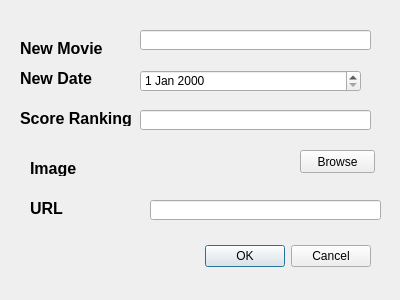
<?xml version="1.0" encoding="UTF-8"?>
<ui version="4.0">
 <class>AddDialog</class>
 <widget class="QDialog" name="AddDialog">
  <property name="geometry">
   <rect>
    <x>0</x>
    <y>0</y>
    <width>400</width>
    <height>300</height>
   </rect>
  </property>
  <property name="windowTitle">
   <string>Add Movie</string>
  </property>
  <widget class="QDialogButtonBox" name="btnBox">
   <property name="geometry">
    <rect>
     <x>30</x>
     <y>240</y>
     <width>341</width>
     <height>32</height>
    </rect>
   </property>
   <property name="orientation">
    <enum>Qt::Horizontal</enum>
   </property>
   <property name="standardButtons">
    <set>QDialogButtonBox::Cancel|QDialogButtonBox::Ok</set>
   </property>
  </widget>
  <widget class="QLabel" name="label">
   <property name="geometry">
    <rect>
     <x>20</x>
     <y>40</y>
     <width>101</width>
     <height>16</height>
    </rect>
   </property>
   <property name="font">
    <font>
     <pointsize>12</pointsize>
     <weight>75</weight>
     <bold>true</bold>
    </font>
   </property>
   <property name="text">
    <string>New Movie</string>
   </property>
  </widget>
  <widget class="QLineEdit" name="txtName">
   <property name="geometry">
    <rect>
     <x>140</x>
     <y>30</y>
     <width>231</width>
     <height>20</height>
    </rect>
   </property>
  </widget>
  <widget class="QLabel" name="label_2">
   <property name="geometry">
    <rect>
     <x>20</x>
     <y>70</y>
     <width>101</width>
     <height>16</height>
    </rect>
   </property>
   <property name="font">
    <font>
     <pointsize>12</pointsize>
     <weight>75</weight>
     <bold>true</bold>
    </font>
   </property>
   <property name="text">
    <string>New Date</string>
   </property>
  </widget>
  <widget class="QDateEdit" name="txtDate">
   <property name="geometry">
    <rect>
     <x>140</x>
     <y>70</y>
     <width>221</width>
     <height>22</height>
    </rect>
   </property>
  </widget>
  <widget class="QLineEdit" name="txtScore">
   <property name="geometry">
    <rect>
     <x>140</x>
     <y>110</y>
     <width>231</width>
     <height>20</height>
    </rect>
   </property>
  </widget>
  <widget class="QLabel" name="label_3">
   <property name="geometry">
    <rect>
     <x>20</x>
     <y>110</y>
     <width>121</width>
     <height>16</height>
    </rect>
   </property>
   <property name="font">
    <font>
     <pointsize>12</pointsize>
     <weight>75</weight>
     <bold>true</bold>
    </font>
   </property>
   <property name="text">
    <string>Score Ranking</string>
   </property>
  </widget>
  <widget class="QLineEdit" name="txtUrl">
   <property name="geometry">
    <rect>
     <x>150</x>
     <y>200</y>
     <width>231</width>
     <height>20</height>
    </rect>
   </property>
  </widget>
  <widget class="QLabel" name="label_4">
   <property name="geometry">
    <rect>
     <x>30</x>
     <y>200</y>
     <width>101</width>
     <height>16</height>
    </rect>
   </property>
   <property name="font">
    <font>
     <pointsize>12</pointsize>
     <weight>75</weight>
     <bold>true</bold>
    </font>
   </property>
   <property name="text">
    <string>URL</string>
   </property>
  </widget>
  <widget class="QLabel" name="label_5">
   <property name="geometry">
    <rect>
     <x>30</x>
     <y>160</y>
     <width>101</width>
     <height>16</height>
    </rect>
   </property>
   <property name="font">
    <font>
     <pointsize>12</pointsize>
     <weight>75</weight>
     <bold>true</bold>
    </font>
   </property>
   <property name="text">
    <string>Image</string>
   </property>
  </widget>
  <widget class="QPushButton" name="pushButton">
   <property name="geometry">
    <rect>
     <x>300</x>
     <y>150</y>
     <width>75</width>
     <height>23</height>
    </rect>
   </property>
   <property name="text">
    <string>Browse</string>
   </property>
  </widget>
 </widget>
 <resources/>
 <connections>
  <connection>
   <sender>btnBox</sender>
   <signal>accepted()</signal>
   <receiver>AddDialog</receiver>
   <slot>accept()</slot>
   <hints>
    <hint type="sourcelabel">
     <x>248</x>
     <y>254</y>
    </hint>
    <hint type="destinationlabel">
     <x>157</x>
     <y>274</y>
    </hint>
   </hints>
  </connection>
  <connection>
   <sender>btnBox</sender>
   <signal>rejected()</signal>
   <receiver>AddDialog</receiver>
   <slot>reject()</slot>
   <hints>
    <hint type="sourcelabel">
     <x>316</x>
     <y>260</y>
    </hint>
    <hint type="destinationlabel">
     <x>286</x>
     <y>274</y>
    </hint>
   </hints>
  </connection>
 </connections>
</ui>
